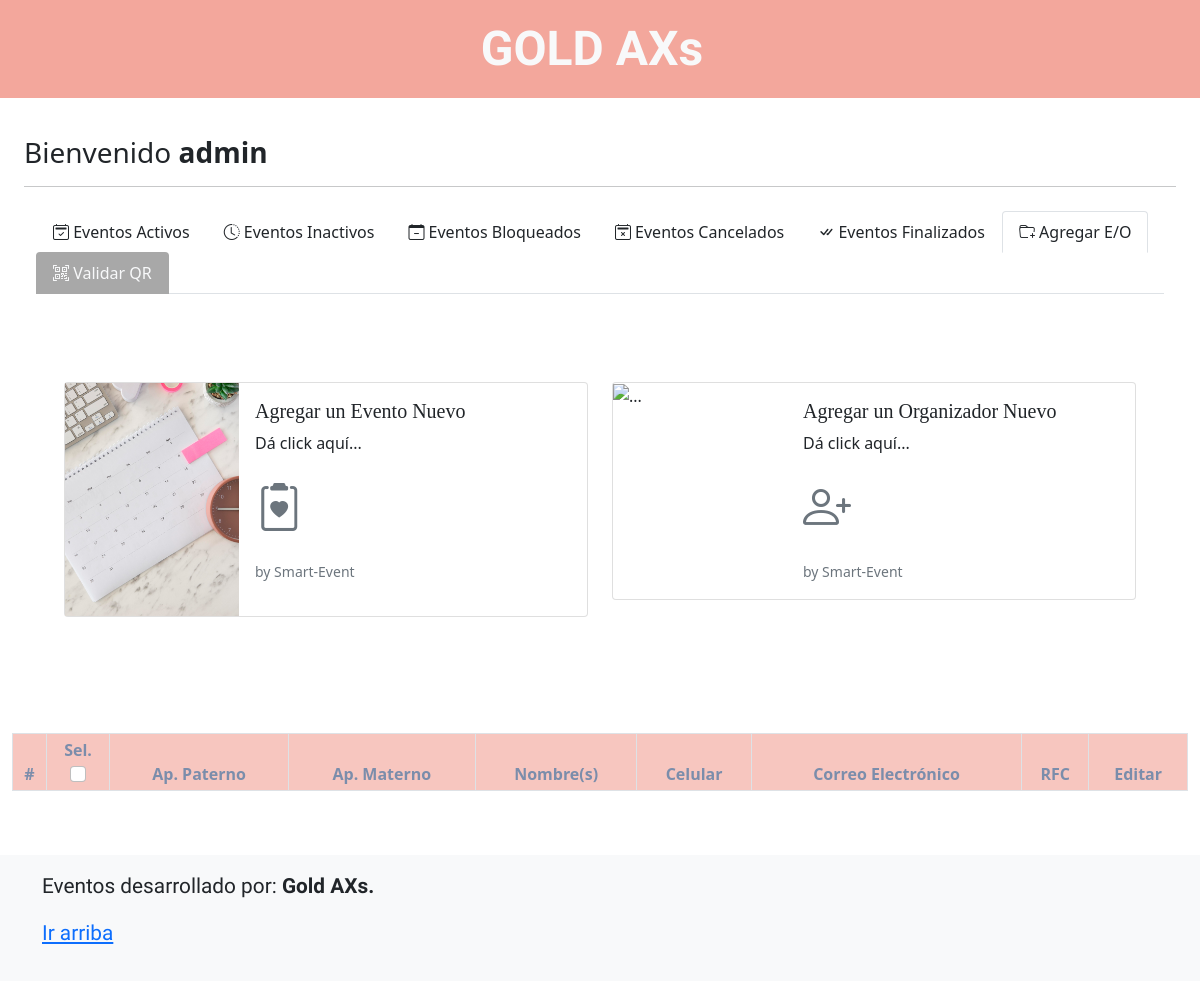
/addnew.php (signed in), run on an earlier commit of the app's database.
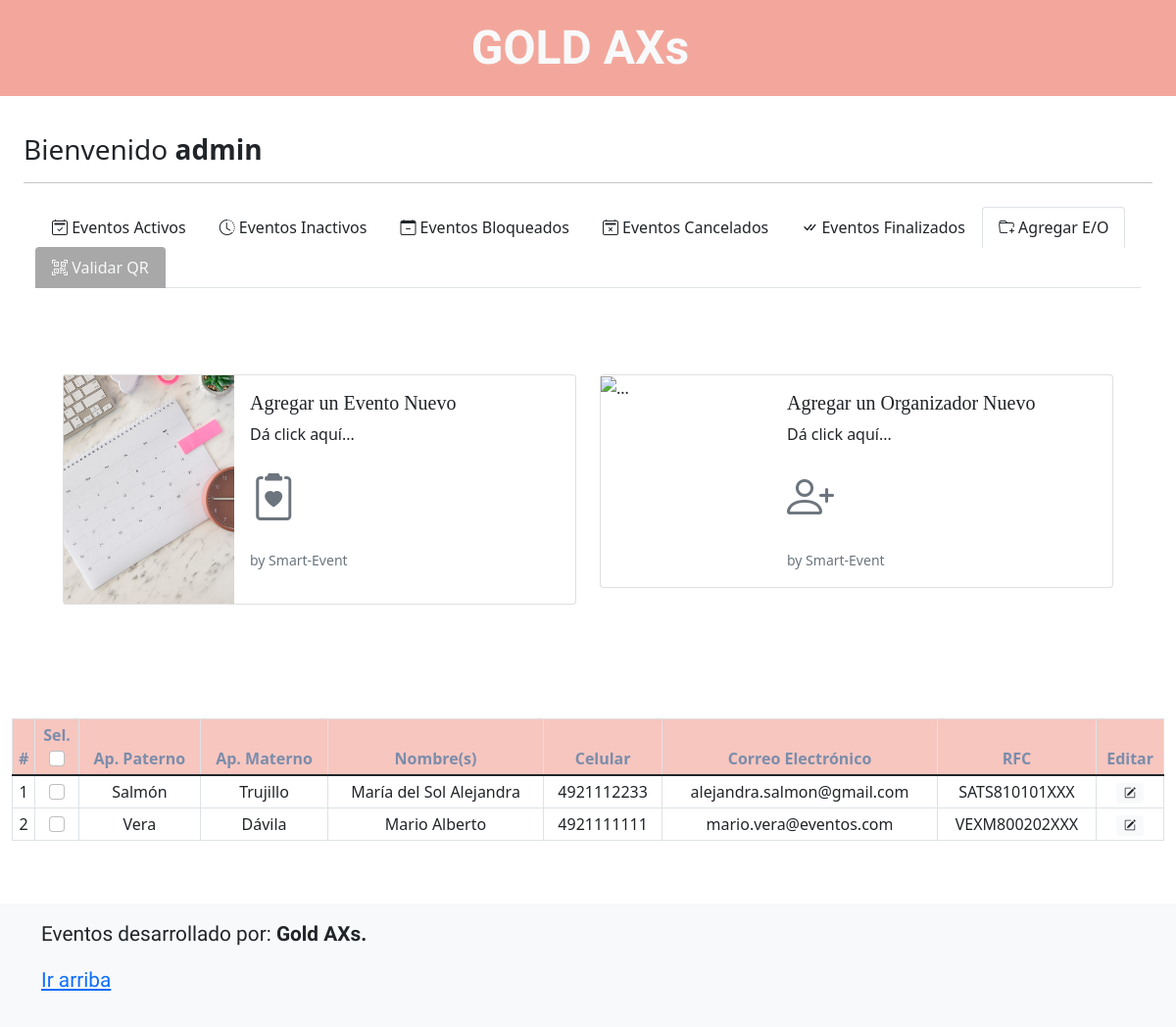
And on a later commit of the database.
### tables this page shows
CREATE TABLE `organizadores` (
  `id` int(11) NOT NULL,
  `apellido_p` varchar(20) NOT NULL,
  `apellido_m` varchar(20) NOT NULL,
  `nombres` varchar(50) NOT NULL,
  `telefono` varchar(10) NOT NULL,
  `correo_e` varchar(50) NOT NULL,
  `rfc` varchar(13) NOT NULL,
  `razon_social` varchar(100) DEFAULT NULL
);

### prcd/query_planners.php (called while the page is built)
<?php
include('qconn/qc.php');
$sqlQuery = "SELECT * FROM organizadores";
$resultadosqlQuery = $conn->query($sqlQuery);

### addnew.php (the view, shortened to what the changed rows need)
<?php
    include('prcd/qconn/qc.php');
?>
<!doctype html>
<html lang="en">
<head>
    <link rel="stylesheet" href="https://cdn.jsdelivr.net/npm/bootstrap-icons@1.8.1/font/bootstrap-icons.css">
    <link href="../assets/dist/css/bootstrap.min.css" rel="stylesheet">
    <link href="blog.css" rel="stylesheet">
    <link href="navbar-top-fixed.css" rel="stylesheet">
</head>
<body class="d-flex flex-column min-vh-100 mt-3">
    <main class="container-fluid w-100 mt-5 mb-5">
        <div class="table-responsive">
                    <table class="table table-hover table-bordered table-sm align-middle mt-4">
                        <thead style="background-color:#f7c6bf; color: #7B8DAB;">
                            <tr class="text-center">
                                <th scope="col">#</th>
                                <th scope="col">Sel. <br><input class="form-check-input" type="checkbox" value=""></th>
                                <th scope="col">Ap. Paterno</th>
                                <th scope="col">Ap. Materno</th>
                                <th scope="col">Nombre(s)</th>
                                <th scope="col">Celular</th>
                                <th scope="col">Correo Electrónico</th>
                                <th scope="col">RFC</th>
                                <th scope="col">Editar</th>
                            </tr>
                        </thead>
                        <tbody id="myTable">
                            <?php include('prcd/query_planners.php'); ?>
                            <?php
              $x = 0;
              while ($row_sqlQuery = $resultadosqlQuery->fetch_assoc()) {
                $x++;
                echo '
                    <tr class="text-center">
                        <td>' . $x . '</td>
                        <td><input class="form-check-input" type="checkbox" value="'.$row_sqlQuery['id'].'"></td>
                        <td>' . $row_sqlQuery['apellido_p'] . '</td>
                        <td>' . $row_sqlQuery['apellido_m'] . '</td>
                        <td>' . $row_sqlQuery['nombres'] . '</td>
                        <td>' . $row_sqlQuery['telefono'] . '</td>
                        <td>' . $row_sqlQuery['correo_e'] . '</td>
                        <td>' . $row_sqlQuery['rfc'] . '</td>
                        <td><a href="#" data-bs-toggle="modal" data-bs-target="#editarInv' . $row_sqlQuery['id'] . '"><span class="badge bg-light text-dark"><i class="bi bi-pencil-square"></i></span></a></td>
                    </tr>';
              }
              ?>
                        </tbody>
                    </table>
                </div>
    </main>
</body>
</html>

What changed in the data, as far as the page shows it:
added organizadores: apellido_p "Salmón", apellido_m "Trujillo", nombres "María del Sol Alejandra", telefono "4921112233", correo_e "alejandra.salmon@gmail.com", rfc "SATS810101XXX"
added organizadores: apellido_p "Vera", apellido_m "Dávila", nombres "Mario Alberto", telefono "4921111111", correo_e "mario.vera@eventos.com", rfc "VEXM800202XXX"
